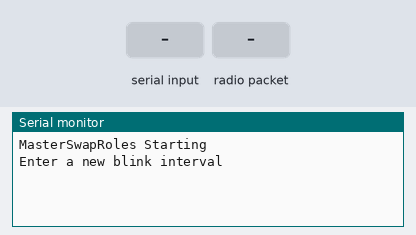
Simulated run of this sketch. Board: Arduino Pro Mini, built with avr-gcc and run on an emulated ATmega328P. Shown: the last lines printed to the serial monitor. The test bench sets the inputs (shaded band). No radio packets arrive unless stated.

Above: at 1.2 s.
1.3 s: "1\n" received over Serial
At 2.5 s:
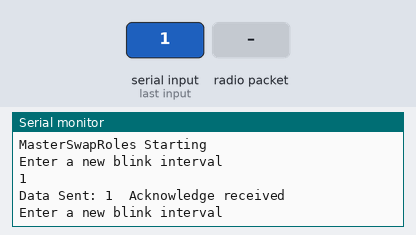
2.8 s: radio packet "1" arrives
At 4.2 s:
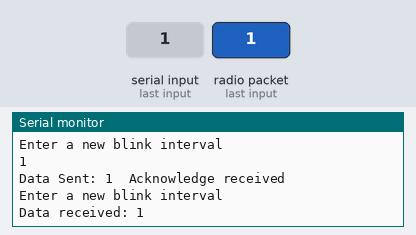

Measured:
- after the input at 1.3 s, the serial monitor: prints a new line at once (image 1)
- after the input at 2.8 s, the serial monitor: prints a new line at once (image 2)

The sketch:

Tx_ProMini.ino
```cpp
// Swap roles PRO MINI

#include <SPI.h>
#include <nRF24L01.h>
#include <RF24.h>


#define CE_PIN   8
#define CSN_PIN 10

const byte rxAddress[5] = {'R', 'x', 'A', 'A', 'A'};
const byte txAddress[5] = {'T', 'X', 'a', 'a', 'a'};


RF24 radio(CE_PIN, CSN_PIN); // Create a Radio

char dataToSend[10];
char txNum = '0';
byte dataReceived[32]; // to hold the data from the slave - must match replyData[] in the slave
bool newData = false;
bool receiveSdData = false;

unsigned long currentMillis;
unsigned long prevMillis;
unsigned long txIntervalMillis = 10; // send once per 10 ms

//============

void setup() {

  Serial.begin(9600);
  while (!Serial) {
    ; // wait for serial port to connect
  }

  Serial.println("MasterSwapRoles Starting");

  radio.begin();
  radio.setDataRate(RF24_250KBPS);
  radio.setPALevel(RF24_PA_LOW);
  radio.setCRCLength(RF24_CRC_16); // set CRC length to 16-bit to ensure data quality
  radio.openWritingPipe(rxAddress);
  radio.openReadingPipe(1, txAddress);
  radio.setRetries(3, 5); // delay, count
  //send(); // to get things started
  prevMillis = millis(); // set clock
  Serial.println("Enter a new blink interval");
}

//=============

void loop() {
  currentMillis = millis();
  if (currentMillis - prevMillis >= txIntervalMillis) {
    if (receiveSdData) { // if we are actively receiving SD Data
      prevMillis = millis(); // skip ahead to get data
    } else {
      if (Serial.available() > 0) {
        Serial.readBytesUntil('\n', dataToSend, sizeof(dataToSend));
        Serial.println(dataToSend);
        send();
        if (isalpha(dataToSend[0])) { // if sent an alpha value
          receiveSdData == true; // flag to listen to receive SD data!
        }
        for (int i = 0; i < sizeof(dataToSend) / sizeof(dataToSend[0]); i++) {
          dataToSend[i] = 0; //reset dataToSend
        }
        Serial.println("Enter a new blink interval");
      }
      prevMillis = millis();
    }
  }
  getData();
  showData();
}


//====================

void send() {
  radio.stopListening();
  bool rslt;
  rslt = radio.write(&dataToSend, sizeof(dataToSend));
  radio.startListening();
  Serial.print("Data Sent: ");
  Serial.print(dataToSend);
  if (rslt) {
    Serial.println("  Acknowledge received");
  }
  else {
    Serial.println("  Tx failed");
  }
}

//================

void getData() {
  if (radio.available()) {
    radio.read(&dataReceived, sizeof(dataReceived));
    newData = true;
  }
}

//================

void showData() {
  if (newData == true) {
    Serial.print("Data received: ");
    Serial.write(dataReceived, strlen(dataReceived));
    Serial.println("");
    newData = false;
  }
}
```
